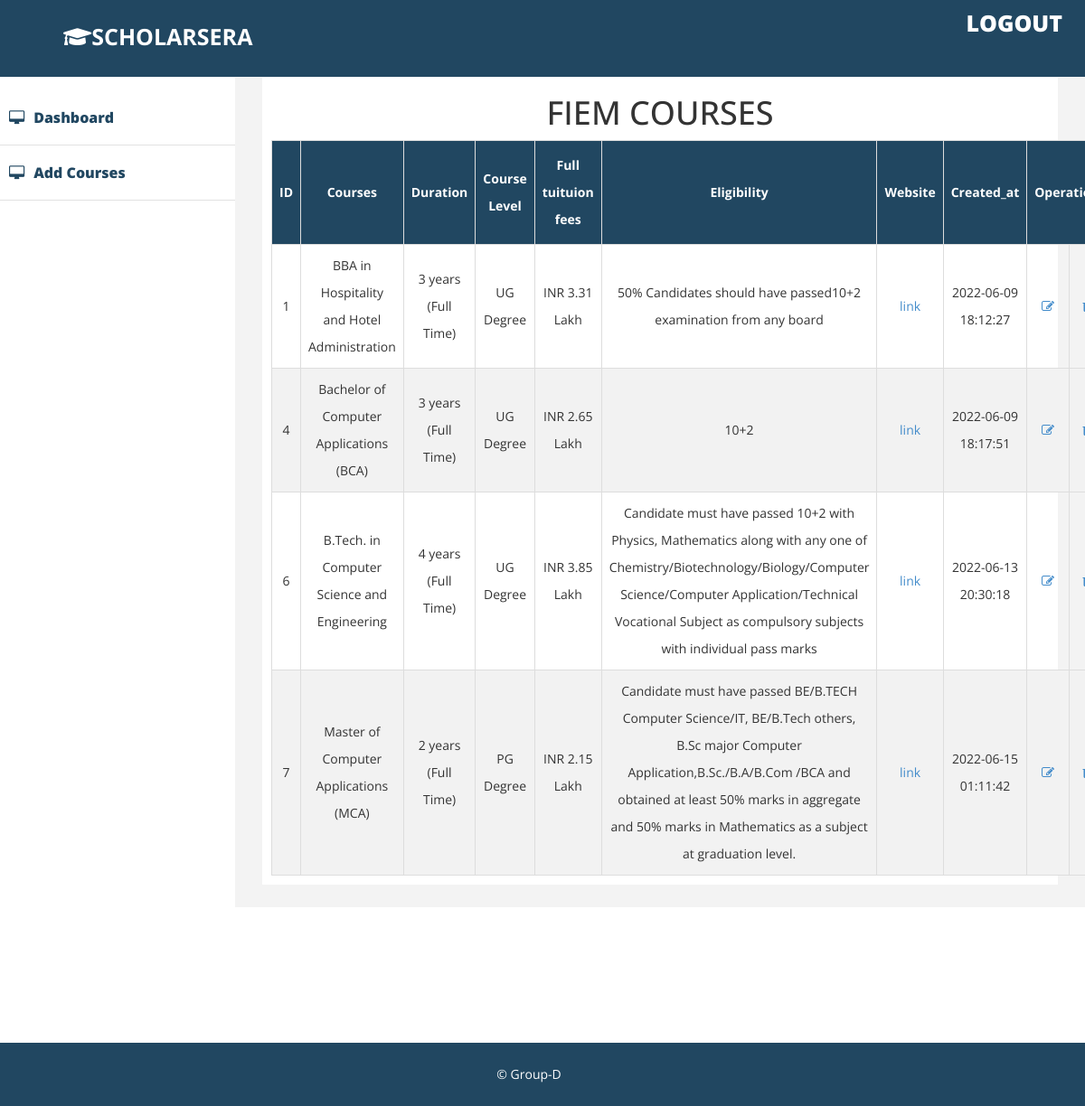
The page /admin/fiem.php on the database its author committed.
### tables this page shows
CREATE TABLE `fiem` (
  `id` int(255) NOT NULL,
  `courses` varchar(255) NOT NULL,
  `duration` varchar(255) NOT NULL,
  `clevel` varchar(255) NOT NULL,
  `t_tuition_fees` varchar(255) NOT NULL,
  `eligibility` varchar(255) NOT NULL,
  `wlink` varchar(255) NOT NULL,
  `created_at` datetime NOT NULL DEFAULT current_timestamp()
);

### admin/fiem.php (the view, shortened to what this page needs)
<!DOCTYPE html>
<html xmlns="http://www.w3.org/1999/xhtml">
<head>
    <link href="assets/css/bootstrap.css" rel="stylesheet" />
     <link rel="stylesheet" href="https://cdnjs.cloudflare.com/ajax/libs/font-awesome/5.15.4/css/all.min.css">
    <link rel="stylesheet" href="https://maxcdn.bootstrapcdn.com/font-awesome/4.4.0/css/font-awesome.min.css">
    <link rel="stylesheet" type="text/css" href="assets/css/custom.css">
</head>
<body>
   <div id="wrapper">
         <div class="navbar navbar-inverse navbar-fixed-top">
            <div class="adjust-nav">
                <div class="navbar-header">
                    <label class="logo"> <i class="fas fa-graduation-cap"></i>SCHOLARSERA</label>
                </div>
                 <span class="logout-spn" >
                  <a href="logout.php" style="color:#fff;">LOGOUT</a>
                </span>
            </div>
        </div>
        <nav class="navbar-default navbar-side" role="navigation">
            <div class="sidebar-collapse">
                <ul class="nav" id="main-menu">
                    <li >
                        <a href="index.php" ><i class="fa fa-desktop "></i>Dashboard</a>
                    </li>
                    <li >
                        <a href="fiem_courses.php" ><i class="fa fa-desktop "></i>Add Courses</a>
                    </li>
                   </ul>
            </div>
        </nav>
        <div id="page-wrapper" >
            <div id="page-inner">
                <div class="row">
                    <div class="col-md-12">
<h1 style="text-align: center;">FIEM COURSES</h1>
<table id="table">
  <tr>
    <th>ID</th>
    <th>Courses</th>
    <th>Duration</th>
    <th>Course Level</th>
    <th>Full tuituion fees</th>
    <th>Eligibility</th>
    <th>Website</th>
    <th>Created_at</th>
    <th colspan="2">Operation</th>
  </tr>
  <tbody>
    <?php
  $conn=mysqli_connect("localhost","root","","colleges");
$selecrquery = "select * from fiem ";
$query = mysqli_query($conn,$selecrquery);
while ($res = mysqli_fetch_array($query)) {
?>
    <tr>
            <td><?php echo $res['id']; ?></td>
                        <td><?php echo $res['courses']; ?></td>
                        <td><?php echo $res['duration']; ?></td>
                        <td><?php echo $res['clevel']; ?></td>
            <td><?php echo $res['t_tuition_fees']; ?></td>
            <td><?php echo $res['eligibility']; ?></td>
            <td><?php echo '<a href="' . $res['wlink'] . '">link'; ?></td>
                        <td><?php echo $res['created_at']; ?></td>
                        <td><a href="update_fiem.php?id=<?php echo $res['id']; ?>" data-toggle="tooltip" data-placement="right" title="Edit"><i class="fa fa-edit" aria-hidden="true"></i></a></td>
                        <td><a href="delete_svims.php?id=<?php echo $res['id']; ?>" data-toggle="tooltip" data-placement="right" title="Delete"><i class="fa fa-trash" aria-hidden="true"></i></a></td>
                    </tr>
<?php
}
 ?>
    </tbody>
</table>
                    </div>
                </div>
            </div>
        </div>
    </div><br><br><br><br><br>
    <div class="footer">
             <div class="row">
                <div class="col-lg-12 text-center" >
                    &copy;  Group-D
                </div>
        </div>
        </div>
</body>
</html>

### admin/assets/css/custom.css (style rules this page uses)
body { font-family: 'Open Sans', sans-serif; line-height:30px; }
#wrapper { width: 100%; margin-top:50px; }
#page-wrapper { padding: 15px 15px; min-height: 600px; background:#F3F3F3; }
#page-inner { width:100%; margin:10px 20px 10px 0px; background-color:#fff!important; padding:10px; min-height:100px; }
.sidebar-collapse .nav { padding:0; padding-top:50px; }
.sidebar-collapse > .nav > li > a { padding:15px 10px; color: #214761; font-weight: 900; font-size: 16px; }
.sidebar-collapse > .nav > li { border-bottom:1px solid #e1e1e1; }
.navbar-side { border:none; background-color: #fff; }
.navbar-inverse { background-color: #214761; border-color: #F0F0F0; min-height: 80px; }
.nav > li > a > i { margin-right:10px; }
.logout-spn { float:right; color:#fff; font-size:25px; font-weight:800; margin:20px; margin: 10px 25px 10px 50px; }
.logout-spn a { text-decoration:none; }
.footer { background-color:#214761; width:100%; color:#fff; padding:20px 50px 20px 50px; padding-left:20px; }
@media (min-width:768px) { #page-wrapper { margin: 0 0 0 260px; padding: 15px 30px; min-height: 100px; } }
@media (min-width:768px) { .navbar-side { z-index: 1; position: absolute; width: 260px; } }

### admin/fiem.php (style rules this page uses)
#table { text-align: center; border-collapse: collapse; width: 100%; }
#table td, #table th { border: 1px solid #ddd; padding: 8px; }
#table tr:nth-child(even) { background-color: #f2f2f2; }
#table th { padding-top: 12px; padding-bottom: 12px; text-align: center; background-color: #214761; color: white; }
label.logo { color: white; font-size: 25px; line-height: 80px; padding: 0 70px; font-weight: bold; }

### rows shown on the page
fiem: id "1", courses "BBA in Hospitality and Hotel Administration", duration "3 years (Full Time)", clevel "UG Degree", t_tuition_fees "INR 3.31 Lakh", eligibility "50% Candidates should have passed10+2 examination from any board", created_at "2022-06-09 18:12:27"
fiem: id "4", courses "Bachelor of Computer Applications (BCA)", duration "3 years (Full Time)", clevel "UG Degree", t_tuition_fees "INR 2.65 Lakh", eligibility "10+2", created_at "2022-06-09 18:17:51"
fiem: id "6", courses "B.Tech. in Computer Science and Engineering", duration "4 years (Full Time)", clevel "UG Degree", t_tuition_fees "INR 3.85 Lakh", eligibility "Candidate must have passed 10+2 with Physics, Mathematics along with any one of Chemistry/Biotechnology/Biology/Computer Science/Computer Application/Technical Vocational Subject as compulsory subjects with individual pass marks", created_at "2022-06-13 20:30:18"
fiem: id "7", courses "Master of Computer Applications (MCA)", duration "2 years (Full Time)", clevel "PG Degree", t_tuition_fees "INR 2.15 Lakh", eligibility "Candidate must have passed BE/B.TECH Computer Science/IT, BE/B.Tech others, B.Sc major Computer Application,B.Sc./B.A/B.Com /BCA and obtained at least 50% marks in aggregate and 50% marks in Mathematics as a subject at graduation level.", created_at "2022-06-15 01:11:42"
